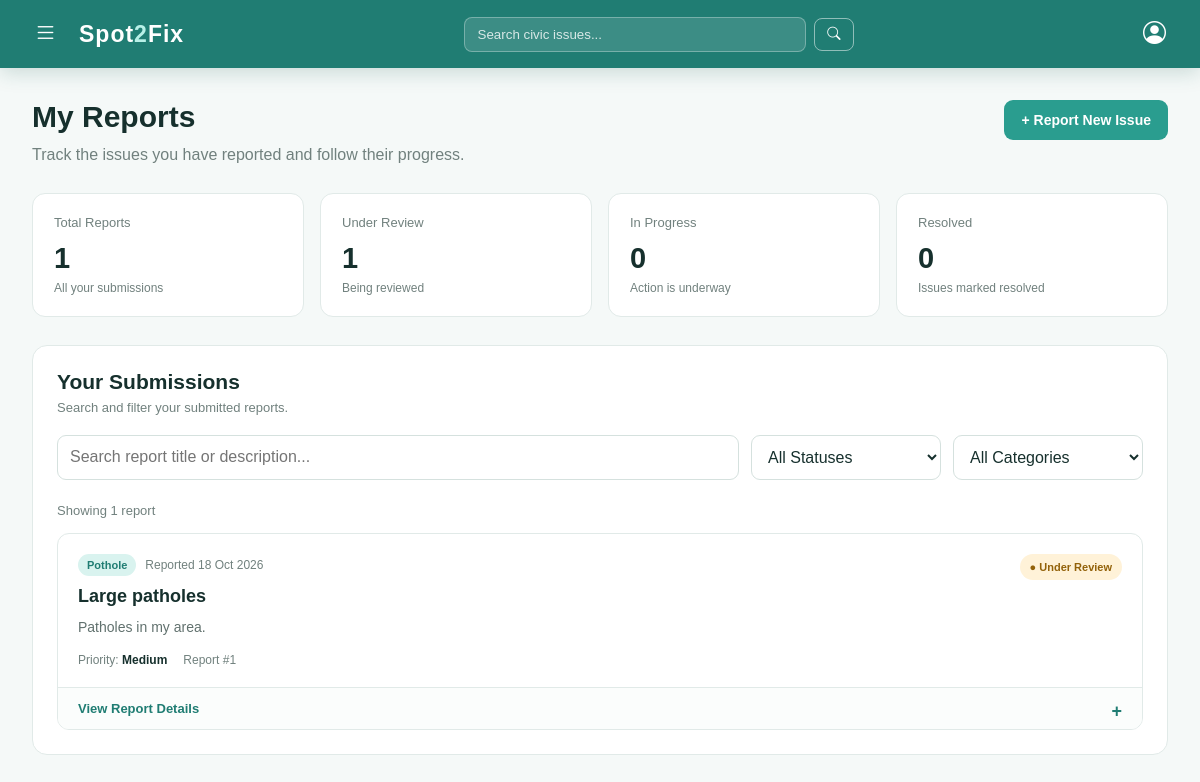
Page /citizen/my-issues/ (signed in) on the earlier database version.
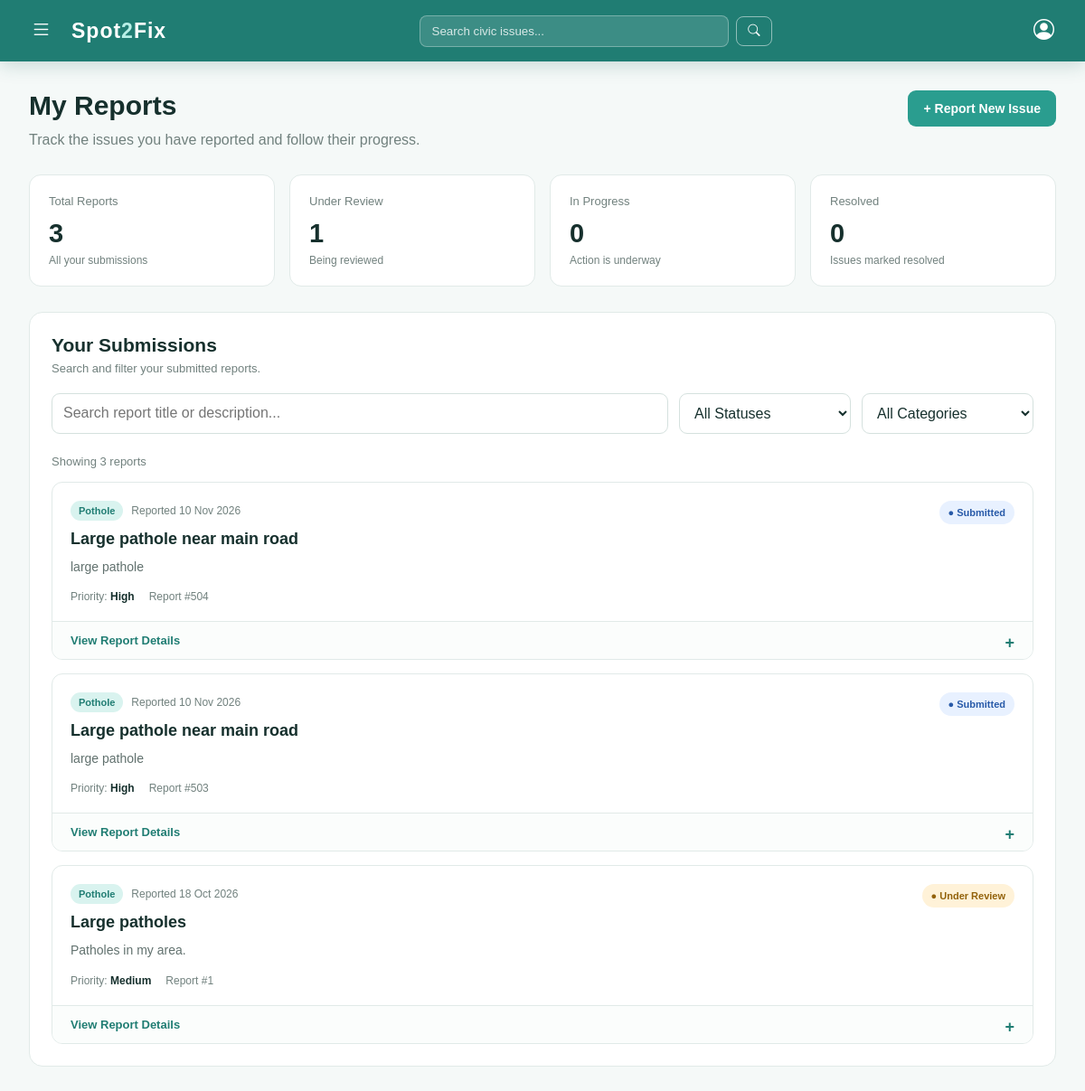
Same page on the later database version.
### app1/models.py (models this page shows, shortened)
class Issue(models.Model):
    CATEGORY_CHOICES = [
        ('pothole', 'Pothole'),
        ('damaged_road', 'Damaged Road'),
        ('waterlogging', 'Waterlogging'),
        ('garbage', 'Garbage'),
        ('other', 'Other'),
    ]
    STATUS_CHOICES = [
        ('submitted', 'Submitted'),
        ('under_review', 'Under Review'),
        ('in_progress', 'In Progress'),
        ('resolved', 'Resolved'),
    ]
    PRIORITY_CHOICES = [
        ('low', 'Low'),
        ('medium', 'Medium'),
        ('high', 'High'),
    ]
    user = models.ForeignKey(
        User, on_delete=models.CASCADE, related_name='issues'
    )
    title = models.CharField(max_length=200)
    description = models.TextField()
    category = models.CharField(
        max_length=30, choices=CATEGORY_CHOICES
    )
    photo = models.ImageField(upload_to='issues/', blank=True, null=True)
    latitude = models.FloatField(blank=True, null=True)
    longitude = models.FloatField(blank=True, null=True)
    priority = models.CharField(
        max_length=10, choices=PRIORITY_CHOICES, default='medium'
    )
    status = models.CharField(
        max_length=20, choices=STATUS_CHOICES, default='submitted'
    )
    created_at = models.DateTimeField(auto_now_add=True)

### app1/views.py (the view)
# urls.py: path('citizen/my-issues/', views.my_reports, name='my_issues'),
@login_required
def my_reports(request):
    try:
        role = request.user.profile.role
    except Profile.DoesNotExist:
        logout(request)
        return redirect("loginuser")
    if role != "citizen":
        return redirect_to_dashboard(request.user)
    reports = Issue.objects.filter(
        user=request.user
    ).order_by("-created_at")
    context = {
        "reports": reports,
        "total_reports": reports.count(),
        "submitted_count": reports.filter(status="submitted").count(),
        "under_review_count": reports.filter(status="under_review").count(),
        "in_progress_count": reports.filter(status="in_progress").count(),
        "resolved_count": reports.filter(status="resolved").count(),
    }
    return render(
        request,
        "project1/my_issue.html",
        context
    )

### app1/templates/project1/my_issue.html (shortened to what this page needs)
<!DOCTYPE html>
<html lang="en">
<head>
</head>
<body>
    {% include 'project1/navbar.html' %}
    <main class="page">
        <header class="page-header">
            <div>
                <h1>My Reports</h1>
                <p>Track the issues you have reported and follow their progress.</p>
            </div>
            <a href="{% url 'report_issue' %}" class="btn btn-primary">
                + Report New Issue
            </a>
        </header>
        <section class="stats" aria-label="Report statistics">
            <div class="stat-card">
                <div class="stat-label">Total Reports</div>
                <div class="stat-number">{{ total_reports }}</div>
                <div class="stat-subtitle">All your submissions</div>
            </div>
            <div class="stat-card">
                <div class="stat-label">Under Review</div>
                <div class="stat-number">{{ under_review_count }}</div>
                <div class="stat-subtitle">Being reviewed</div>
            </div>
            <div class="stat-card">
                <div class="stat-label">In Progress</div>
                <div class="stat-number">{{ in_progress_count }}</div>
                <div class="stat-subtitle">Action is underway</div>
            </div>
            <div class="stat-card">
                <div class="stat-label">Resolved</div>
                <div class="stat-number">{{ resolved_count }}</div>
                <div class="stat-subtitle">Issues marked resolved</div>
            </div>
        </section>
        <section class="reports-panel">
            <div class="panel-heading">
                <div>
                    <h2>Your Submissions</h2>
                    <p>Search and filter your submitted reports.</p>
                </div>
            </div>
            {% if reports %}
                <div class="filters">
                    <input
                        type="search"
                        id="report-search"
                        placeholder="Search report title or description..."
                        aria-label="Search your reports">
                    <select id="status-filter" aria-label="Filter by status">
                        <option value="">All Statuses</option>
                    </select>
                    <select id="category-filter" aria-label="Filter by category">
                        <option value="">All Categories</option>
                    </select>
                </div>
                <div class="results-count" id="results-count">
                    Showing {{ total_reports }} report{{ total_reports|pluralize }}
                </div>
                <div class="report-list" id="report-list">
                    {% for report in reports %}
                        <article
                            class="report-card"
                            data-title="{{ report.title|lower }}"
                            data-description="{{ report.description|lower }}"
                            data-status="{{ report.status }}"
                            data-category="{{ report.category }}">
                            <div class="report-main">
                                <div class="report-content">
                                    <div class="report-topline">
                                        <span class="category">
                                            {{ report.get_category_display|default:report.category }}
                                        </span>
                                        <span class="report-date">
                                            Reported {{ report.created_at|date:"d M Y" }}
                                        </span>
                                    </div>
                                    <h3 class="report-title">
                                        {{ report.title }}
                                    </h3>
                                    <p class="report-description">
                                        {{ report.description|truncatechars:180 }}
                                    </p>
                                    <div class="report-meta">
                                        <span>
                                            Priority:
                                            <strong class="priority priority-{{ report.priority }}">
                                                {{ report.get_priority_display|default:report.priority|title }}
                                            </strong>
                                        </span>
                                        <span>
                                            Report #{{ report.pk }}
                                        </span>
                                    </div>
                                </div>
                                <div class="report-right">
                                    <span class="status
                                        {% if report.status == 'submitted' %}
                                            status-submitted
                                        {% elif report.status == 'under_review' %}
                                            status-under-review
                                        {% elif report.status == 'in_progress' %}
                                            status-in-progress
                                        {% elif report.status == 'resolved' %}
                                            status-resolved
                                        {% endif %}">
                                        {% if report.status == 'submitted' %}
                                            ● Submitted
                                        {% elif report.status == 'under_review' %}
                                            ● Under Review
                                        {% elif report.status == 'in_progress' %}
                                            ● In Progress
                                        {% elif report.status == 'resolved' %}
                                            ● Resolved
                                        {% else %}
                                            {{ report.get_status_display|default:report.status|title }}
                                        {% endif %}
                                    </span>
                                </div>
                            </div>
                            <details class="details">
                                <summary>View Report Details</summary>
                            </details>
                        </article>
                    {% endfor %}
                </div>
            {% endif %}
        </section>
    </main>
</body>
</html>

### app1/templates/project1/navbar.html (shortened to what this page needs)
{% load static %}
<nav class="sf-navbar">
    <div class="sf-left">
        <button type="button" class="sf-icon-btn"
                id="sfToggleBtn" aria-label="Open navigation"
                aria-controls="sfSidebar" aria-expanded="false">
            <i class="bi bi-list"></i>
        </button>
        <a href="{% url 'home' %}" class="sf-brand">
            Spot<span>2</span>Fix
        </a>
    </div>
    <form class="sf-search" method="get" action="{% url 'search_issues' %}">
        <input type="search" name="q"
               placeholder="Search civic issues..."
               value="{{ request.GET.q|default:'' }}"
               aria-label="Search civic issues">
        <button type="submit" aria-label="Search">
            <i class="bi bi-search"></i>
        </button>
    </form>
    <div class="sf-right">
        <button type="button" class="sf-icon-btn"
                id="sfProfileBtn" aria-label="Open profile"
                aria-controls="sfProfilebar" aria-expanded="false">
            <i class="bi bi-person-circle"></i>
        </button>
    </div>
</nav>
<link rel="stylesheet"
      href="https://cdn.jsdelivr.net/npm/bootstrap-icons@1.13.1/font/bootstrap-icons.min.css">

### app1/templates/project1/my_issue.html (style rules this page uses)
:root { --teal: #2A9D8F; --dark-teal: #207D73; --light-teal: #D9F3EF; --text: #16302D; --muted: #71817E; --border: #E1EAE8; --background: #F5F9F8; --white: #FFFFFF; }
* { box-sizing: border-box; }
body { margin: 0; font-family: Arial, Helvetica, sans-serif; background: var(--background); color: var(--text); }
.page { max-width: 1180px; margin: auto; padding: 100px 22px 45px; }
.page-header { display: flex; align-items: flex-start; justify-content: space-between; gap: 20px; flex-wrap: wrap; margin-bottom: 25px; }
.page-header h1 { margin: 0 0 8px; font-size: 30px; }
.page-header p { color: var(--muted); margin: 0; line-height: 1.6; }
.btn { display: inline-flex; justify-content: center; align-items: center; padding: 12px 17px; border-radius: 9px; text-decoration: none; border: 0; cursor: pointer; font-size: 14px; font-weight: 600; }
.btn-primary { background: var(--teal); color: white; }
.stats { display: grid; grid-template-columns: repeat(4, minmax(0, 1fr)); gap: 16px; margin-bottom: 28px; }
.stat-card { background: var(--white); padding: 21px; border: 1px solid var(--border); border-radius: 13px; }
.stat-label { color: var(--muted); font-size: 13px; margin-bottom: 12px; }
.stat-number { font-size: 29px; font-weight: 700; }
.stat-subtitle { color: var(--muted); font-size: 12px; margin-top: 6px; }
.reports-panel { background: var(--white); border: 1px solid var(--border); border-radius: 15px; padding: 24px; }
.panel-heading { display: flex; align-items: center; justify-content: space-between; gap: 12px; flex-wrap: wrap; margin-bottom: 20px; }
.panel-heading h2 { margin: 0 0 6px; font-size: 21px; }
.panel-heading p { margin: 0; color: var(--muted); font-size: 13px; }
.filters { display: grid; grid-template-columns: minmax(200px, 1fr) 190px 190px; gap: 12px; margin-bottom: 23px; }
.filters input, .filters select { width: 100%; padding: 12px; border: 1px solid #D5E1DE; border-radius: 9px; background: white; color: var(--text); font: inherit; outline: none; }
.report-list { display: grid; gap: 15px; }
.report-card { border: 1px solid var(--border); border-radius: 12px; overflow: hidden; transition: border-color 0.2s; }
.report-main { padding: 20px; display: flex; justify-content: space-between; align-items: flex-start; gap: 18px; }
.report-content { min-width: 0; flex: 1; }
.report-topline { display: flex; flex-wrap: wrap; align-items: center; gap: 9px; margin-bottom: 10px; }
.category { display: inline-block; background: var(--light-teal); color: var(--dark-teal); padding: 5px 9px; border-radius: 20px; font-size: 11px; font-weight: 700; }
.report-date { color: var(--muted); font-size: 12px; }
.report-title { margin: 0 0 9px; font-size: 18px; overflow-wrap: anywhere; }
.report-description { color: #61716E; font-size: 14px; line-height: 1.6; margin: 0; overflow-wrap: anywhere; }
.report-meta { display: flex; flex-wrap: wrap; gap: 16px; margin-top: 15px; color: var(--muted); font-size: 12px; }
.report-meta strong { color: var(--text); }
.report-right { display: flex; flex-direction: column; align-items: flex-end; gap: 15px; flex-shrink: 0; }
.status { display: inline-flex; align-items: center; gap: 6px; padding: 7px 10px; border-radius: 20px; font-size: 11px; font-weight: 700; white-space: nowrap; }
.status-submitted { background: #E8F1FF; color: #285AA8; }
.status-under-review { background: #FFF2D8; color: #93620A; }
.priority { font-size: 12px; font-weight: 700; }
.priority-high { color: #C0392B; }
.priority-medium { color: #B7791F; }
.details { border-top: 1px solid var(--border); background: #FBFDFC; }
.details summary { cursor: pointer; list-style: none; padding: 13px 20px; color: var(--dark-teal); font-size: 13px; font-weight: 700; }
.details summary::after { content: "+"; float: right; font-size: 18px; }
.results-count { font-size: 13px; color: var(--muted); margin-bottom: 15px; }

Differences in the rows shown:
added Issue: category "Pothole", created_at "10 Nov 2026", title "Large pathole near main road", description "large pathole", priority "High", pk "504", status "● Submitted"
added Issue: category "Pothole", created_at "10 Nov 2026", title "Large pathole near main road", description "large pathole", priority "High", pk "503", status "● Submitted"
Other differences:
{{ total_reports }}: "1" → "3"
